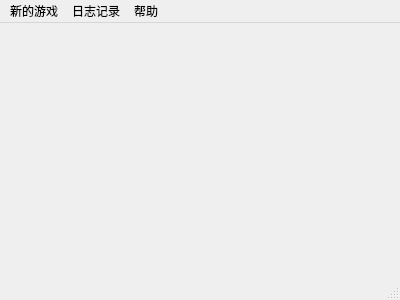
<?xml version="1.0" encoding="UTF-8"?>
<ui version="4.0">
 <class>MainWindow</class>
 <widget class="QMainWindow" name="MainWindow">
  <property name="geometry">
   <rect>
    <x>0</x>
    <y>0</y>
    <width>400</width>
    <height>300</height>
   </rect>
  </property>
  <property name="windowTitle">
   <string>MainWindow</string>
  </property>
  <widget class="QWidget" name="centralWidget"/>
  <widget class="QMenuBar" name="menuBar">
   <property name="geometry">
    <rect>
     <x>0</x>
     <y>0</y>
     <width>400</width>
     <height>23</height>
    </rect>
   </property>
   <widget class="QMenu" name="menu">
    <property name="title">
     <string>新的游戏</string>
    </property>
    <addaction name="playwhite"/>
    <addaction name="playblack"/>
   </widget>
   <widget class="QMenu" name="menu_2">
    <property name="title">
     <string>日志记录</string>
    </property>
    <addaction name="showboard"/>
    <addaction name="saveboard"/>
   </widget>
   <widget class="QMenu" name="menu_3">
    <property name="title">
     <string>帮助</string>
    </property>
    <addaction name="document"/>
    <addaction name="about"/>
   </widget>
   <addaction name="menu"/>
   <addaction name="menu_2"/>
   <addaction name="menu_3"/>
  </widget>
  <widget class="QStatusBar" name="statusBar"/>
  <action name="playwhite">
   <property name="text">
    <string>电脑白子</string>
   </property>
  </action>
  <action name="playblack">
   <property name="text">
    <string>电脑黑子</string>
   </property>
  </action>
  <action name="showboard">
   <property name="text">
    <string>载入棋盘记录</string>
   </property>
  </action>
  <action name="saveboard">
   <property name="text">
    <string>保存棋盘记录</string>
   </property>
  </action>
  <action name="document">
   <property name="text">
    <string>帮助文档</string>
   </property>
  </action>
  <action name="about">
   <property name="text">
    <string>关于</string>
   </property>
  </action>
 </widget>
 <layoutdefault spacing="6" margin="11"/>
 <resources/>
 <connections/>
</ui>
